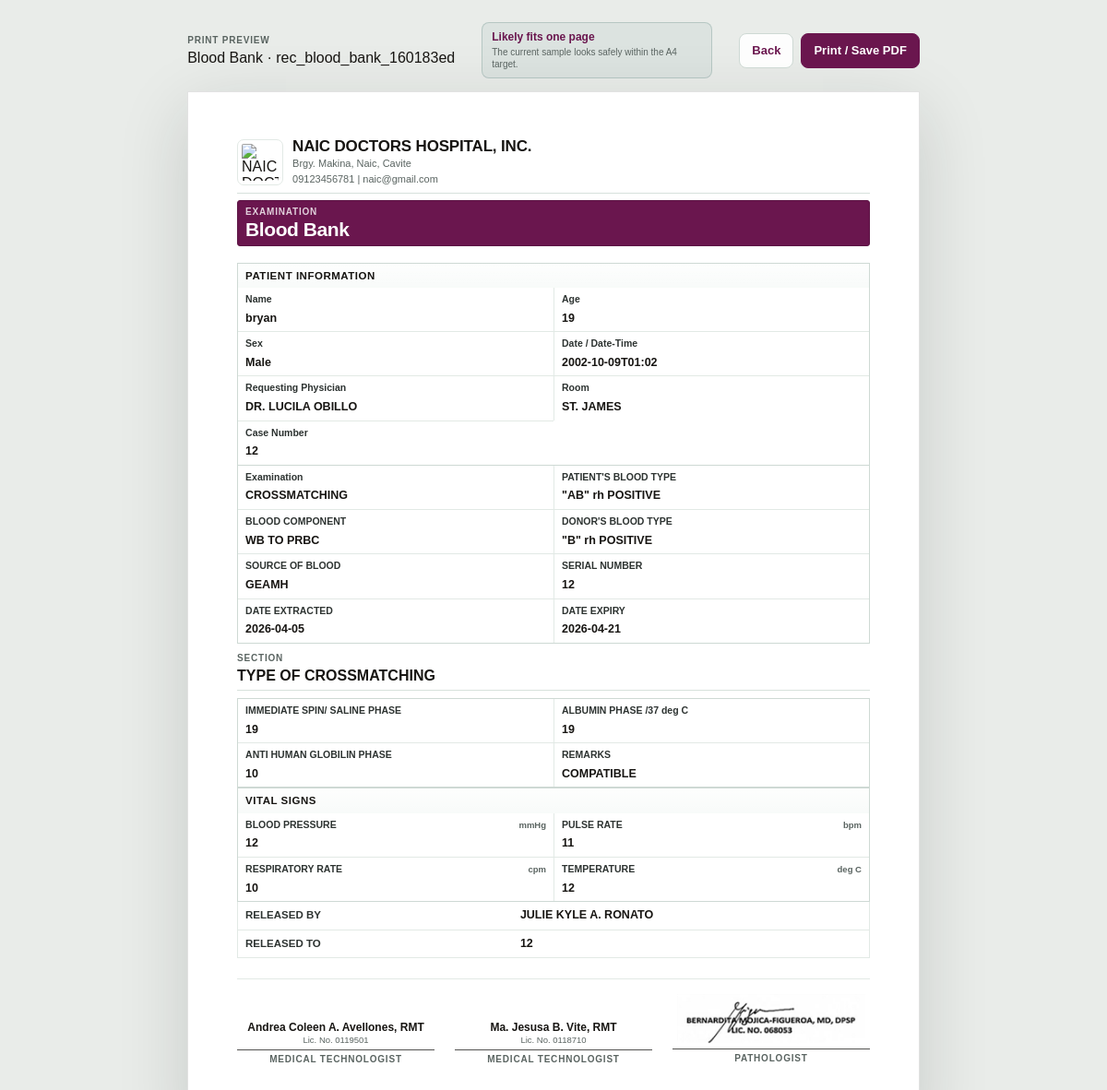
/records/54/print (signed in), run on the app's committed database.
### app/naic_builder/models.py (models this page shows)
class FormDefinition(Base):
    __tablename__ = "form_definitions"
    id: Mapped[int] = mapped_column(Integer, primary_key=True)
    slug: Mapped[str] = mapped_column(String(120), unique=True, index=True)
    name: Mapped[str] = mapped_column(String(255))
    library_parent_node_key: Mapped[str | None] = mapped_column(String(160), nullable=True)
    created_at: Mapped[datetime] = mapped_column(DateTime(timezone=True), default=utc_now)
    updated_at: Mapped[datetime] = mapped_column(
        DateTime(timezone=True),
        default=utc_now,
        onupdate=utc_now,
    )
    versions: Mapped[list["FormVersion"]] = relationship(
        back_populates="form",
        cascade="all, delete-orphan",
        order_by="FormVersion.version_number",
    )
    library_node: Mapped["LibraryNode | None"] = relationship(
        back_populates="form_definition",
        uselist=False,
    )
    records: Mapped[list["Record"]] = relationship(
        back_populates="form",
        cascade="all, delete-orphan",
        order_by="Record.updated_at",
    )

class Record(Base):
    __tablename__ = "records"
    id: Mapped[int] = mapped_column(Integer, primary_key=True)
    record_key: Mapped[str] = mapped_column(String(120), unique=True, index=True)
    form_id: Mapped[int] = mapped_column(ForeignKey("form_definitions.id"), index=True)
    form_version_id: Mapped[int] = mapped_column(ForeignKey("form_versions.id"), index=True)
    status: Mapped[str] = mapped_column(String(40), default="draft", index=True)
    patient_name: Mapped[str | None] = mapped_column(String(255), nullable=True, index=True)
    case_number: Mapped[str | None] = mapped_column(String(120), nullable=True, index=True)
    values_json: Mapped[str] = mapped_column(Text, default="{}")
    indexed_meta_json: Mapped[str] = mapped_column(Text, default="{}")
    created_by_user_id: Mapped[int | None] = mapped_column(ForeignKey("users.id"), nullable=True)
    updated_by_user_id: Mapped[int | None] = mapped_column(ForeignKey("users.id"), nullable=True)
    completed_at: Mapped[datetime | None] = mapped_column(DateTime(timezone=True), nullable=True)
    created_at: Mapped[datetime] = mapped_column(DateTime(timezone=True), default=utc_now)
    updated_at: Mapped[datetime] = mapped_column(
        DateTime(timezone=True),
        default=utc_now,
        onupdate=utc_now,
    )
    form: Mapped[FormDefinition] = relationship(back_populates="records")
    form_version: Mapped[FormVersion] = relationship(back_populates="records")
    created_by_user: Mapped["User | None"] = relationship(
        back_populates="created_records",
        foreign_keys=[created_by_user_id],
    )
    updated_by_user: Mapped["User | None"] = relationship(
        back_populates="updated_records",
        foreign_keys=[updated_by_user_id],
    )
    assets: Mapped[list["RecordAsset"]] = relationship(
        back_populates="record",
        cascade="all, delete-orphan",
        order_by="RecordAsset.created_at",
    )

class ClinicProfile(Base):
    __tablename__ = "clinic_profiles"
    id: Mapped[int] = mapped_column(Integer, primary_key=True)
    clinic_name: Mapped[str] = mapped_column(String(255), default="")
    address: Mapped[str | None] = mapped_column(Text, nullable=True)
    contact_number: Mapped[str | None] = mapped_column(String(120), nullable=True)
    contact_email: Mapped[str | None] = mapped_column(String(255), nullable=True)
    logo_path: Mapped[str | None] = mapped_column(Text, nullable=True)
    logo_original_filename: Mapped[str | None] = mapped_column(String(255), nullable=True)
    logo_mime_type: Mapped[str | None] = mapped_column(String(120), nullable=True)
    created_at: Mapped[datetime] = mapped_column(DateTime(timezone=True), default=utc_now)
    updated_at: Mapped[datetime] = mapped_column(
        DateTime(timezone=True),
        default=utc_now,
        onupdate=utc_now,
    )

### app/naic_builder/main.py (the view)
@app.get("/records/{record_id}/print", response_class=HTMLResponse)
def print_record_page(
    record_id: int,
    request: Request,
    session: Session = Depends(get_session),
) -> HTMLResponse:
    return render_record_print_page(request, session, record_id=record_id)

### app/naic_builder/templates/records/print.html (shortened to what this page needs)
<!doctype html>
<html lang="en">
<head>
  <link rel="stylesheet" href="{{ url_for('static', path='print.css') }}?v=20260430-signature-stamp">
</head>
<body class="print-density-{{ document.print_config.density }} print-font-{{ (document.print_config.font_family or 'arial_narrow') | replace('_', '-') }}" style="--accent: {{ document.print_config.accent_color }}; --accent-ink: {{ document.print_accent_ink or '#ffffff' }}">
  {% from "records/_print_document.html" import render_print_page %}
  {% set record_meta = document["record"] or {} %}
  {% set fit = document.fit_estimate or {} %}
  <main class="print-shell">
    <div class="print-toolbar">
      <div class="print-toolbar-copy">
        <p class="print-eyebrow">Print preview</p>
        <p>{{ document.form_name }} · {{ document.record_key }}</p>
      </div>
      <div class="print-fit-badge" data-fit="{{ fit.status or 'likely' }}">
        <strong>{{ fit.label or "Estimated fit" }}</strong>
        <span>{{ fit.detail or "Use browser print preview for final confirmation." }}</span>
      </div>
      <div class="print-toolbar-actions">
        <a class="print-link" href="/records/{{ record_meta['id'] }}">Back</a>
        <button class="print-button" type="button" onclick="window.print()">Print / Save PDF</button>
      </div>
    </div>
    {{ render_print_page(document) }}
  </main>
</body>
</html>

### app/naic_builder/templates/records/_print_document.html (shortened to what this page needs)
{% macro render_print_field_answer(item) %}
  {% set display = item["display"] or {} %}
  {% if display.kind == "image" %}
    {% if display.image_url %}
    <img class="print-image print-image--{{ item.image_size or 'medium' }}" src="{{ display.image_url }}" alt="{{ item.name }}">
    {% if display.filename %}
    <span class="print-image-meta">{{ display.filename }}</span>
    {% endif %}
    {% else %}
    <span class="print-answer is-empty">No image uploaded.</span>
    {% endif %}
  {% elif display.text %}
  <span class="print-answer{% if item.is_abnormal %} is-abnormal{% endif %}">{{ display.text }}</span>
  {% else %}
  <span class="print-answer is-empty">No value recorded.</span>
  {% endif %}
{% endmacro %}
{% macro render_print_items(items) %}
  {% for item in items %}
    {% if item.kind == "section" %}
    {% set child_items = item["items"] or [] %}
    <section class="print-section">
      {% if item.show_title %}
      <header class="print-section-head">
        <p class="print-eyebrow">Section</p>
        <h2 class="print-section-title">{{ item.name }}</h2>
      </header>
      {% endif %}
      <div class="print-items">
        {{ render_print_items(child_items) }}
      </div>
    </section>
    {% elif item.kind == "group" %}
    {% set child_items = item["items"] or [] %}
    <section class="print-group">
      {% if item.show_title %}
      <header class="print-group-head">
        <h3 class="print-group-title">{{ item.name }}</h3>
      </header>
      {% endif %}
      <div class="print-items">
        {{ render_print_items(child_items) }}
      </div>
    </section>
    {% elif item.kind == "field_grid" %}
    {% set grid_items = item["items"] or [] %}
    <div class="print-field-grid">
      {% for field in grid_items %}
      <article class="print-grid-cell">
        <div class="print-grid-cell-head">
          <strong>{{ field.name }}</strong>
          {% if field.unit_hint %}
          <span>{{ field.unit_hint }}</span>
          {% endif %}
        </div>
        <div class="print-grid-cell-result">
          {{ render_print_field_answer(field) }}
        </div>
      </article>
      {% endfor %}
    </div>
    {% elif item.kind == "field" %}
    <article class="print-row">
      <div class="print-row-name">
        <strong>{{ item.name }}</strong>
      </div>
      <div class="print-row-result">
        {{ render_print_field_answer(item) }}
      </div>
    </article>
    {% endif %}
  {% endfor %}
{% endmacro %}
{% macro render_print_page(document) %}
  {% set doc_items = document["items"] or [] %}
  {% set clinic = document["clinic"] or {} %}
  {% set print_config = document["print_config"] or {} %}
  <section class="print-page">
    {% if print_config.show_logo or print_config.show_clinic_info %}
    <header class="print-document-header">
      <div class="print-clinic-brand{% if not print_config.show_logo %} no-logo{% endif %}">
        {% if print_config.show_logo %}
        {% if clinic.logo_url %}
        <img class="print-logo" src="{{ clinic.logo_url }}" alt="{{ clinic.name }}">
        {% else %}
        <div class="print-logo-placeholder">{{ clinic.name[:2] | upper }}</div>
        {% endif %}
        {% endif %}
        {% if print_config.show_clinic_info %}
        <div class="print-clinic-copy">
          <strong>{{ clinic.name }}</strong>
          {% if clinic.address %}
          <span>{{ clinic.address }}</span>
          {% endif %}
          {% if clinic.contact_line %}
          <span>{{ clinic.contact_line }}</span>
          {% endif %}
        </div>
        {% endif %}
      </div>
    </header>
    {% endif %}
    <section class="print-exam-head">
      <div class="print-exam-copy">
        <p class="print-eyebrow">Examination</p>
        <h1 class="print-title">{{ document.form_name }}</h1>
      </div>
    </section>
    <section class="print-body">
      {{ render_print_items(doc_items) }}
    </section>
    {% set signature_items = document.signatures or [] %}
    {% if print_config.show_signatures and signature_items %}
    <footer class="print-footer">
      {% for signature in signature_items %}
        <div class="print-signature{% if signature.image_url %} has-stamp-image{% endif %}">
          <span class="print-signature-mark">
            {% if signature.image_url %}
            <img class="print-signature-stamp" src="{{ signature.image_url }}" alt="{{ signature.image_alt or signature.label }}">
            {% endif %}
          </span>
          {% if signature.name or signature.title or signature.license %}
          <span class="print-signature-identity">
          {% if signature.name %}
            <span class="print-signature-name">{{ signature.name }}</span>
          {% endif %}
            {% if signature.license %}
            <small>Lic. No. {{ signature.license }}</small>
            {% endif %}
          </span>
          {% endif %}
          <span class="print-signature-rule" aria-hidden="true"></span>
          <strong>{{ signature.label }}</strong>
        </div>
      {% endfor %}
    </footer>
    {% endif %}
  </section>
{% endmacro %}

### data on the page
FormDefinition: form_name "Blood Bank"
Record: record_key "rec_blood_bank_160183ed"
ClinicProfile: name "NAIC DOCTORS HOSPITAL, INC.", address "Brgy. Makina, Naic, Cavite"

### other printed values
{{ fit.label or "Estimated fit" }} "Likely fits one page"
{{ fit.detail or "Use browser print preview for final confirmation." }} "The current sample looks safely within the A4 target."
{{ clinic.contact_line }} "09123456781 | naic@gmail.com"
{{ item.name }} "PATIENT INFORMATION" "VITAL SIGNS"
{{ field.name }} "Name" "Age" "Sex" "Date / Date-Time" "Requesting Physician" "Room" "Case Number" "Examination" "PATIENT'S BLOOD TYPE" "BLOOD COMPONENT" "DONOR'S BLOOD TYPE" "SOURCE OF BLOOD" "SERIAL NUMBER" "DATE EXTRACTED" "DATE EXPIRY" "IMMEDIATE SPIN/ SALINE PHASE" "ALBUMIN PHASE /37 deg C" "ANTI HUMAN GLOBILIN PHASE" "REMARKS" "BLOOD PRESSURE" "PULSE RATE" "RESPIRATORY RATE" "TEMPERATURE"
{{ display.text }} "bryan" "19" "Male" "2002-10-09T01:02" "DR. LUCILA OBILLO" "ST. JAMES" "12" "CROSSMATCHING" "\"AB\" rh POSITIVE" "WB TO PRBC" "\"B\" rh POSITIVE" "GEAMH" "12" "2026-04-05" "2026-04-21" "19" "19" "10" "COMPATIBLE" "12" "11" "10" "12" "JULIE KYLE A. RONATO" "12"
{{ item.name }} "TYPE OF CROSSMATCHING"
{{ field.unit_hint }} "mmHg" "bpm" "cpm" "deg C"
{{ item.name }} "RELEASED BY" "RELEASED TO"
{{ signature.name }} "Andrea Coleen A. Avellones, RMT" "Ma. Jesusa B. Vite, RMT"
{{ signature.license }} "0119501" "0118710"
{{ signature.label }} "MEDICAL TECHNOLOGIST" "MEDICAL TECHNOLOGIST" "PATHOLOGIST"
